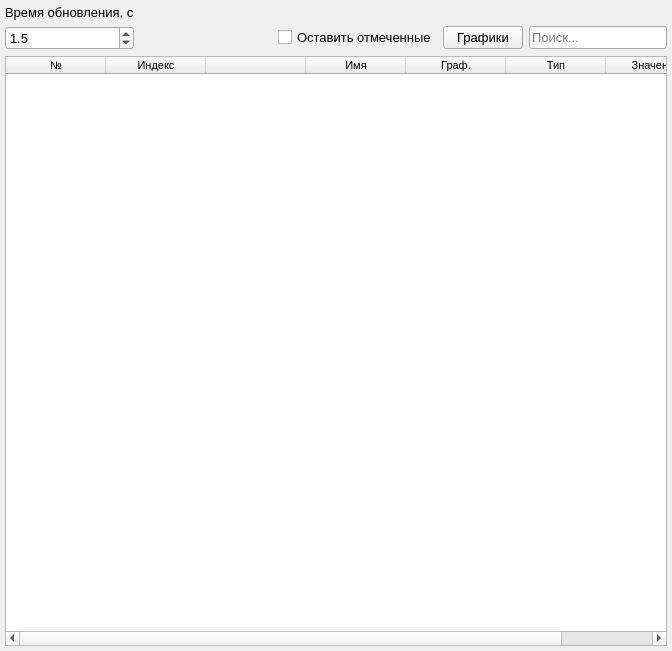
<?xml version="1.0" encoding="UTF-8"?>
<ui version="4.0">
 <class>tstlan_dialog</class>
 <widget class="QDialog" name="tstlan_dialog">
  <property name="geometry">
   <rect>
    <x>0</x>
    <y>0</y>
    <width>672</width>
    <height>651</height>
   </rect>
  </property>
  <property name="font">
   <font>
    <pointsize>10</pointsize>
   </font>
  </property>
  <property name="focusPolicy">
   <enum>Qt::TabFocus</enum>
  </property>
  <property name="windowTitle">
   <string>Tstlan</string>
  </property>
  <layout class="QVBoxLayout" name="verticalLayout">
   <property name="leftMargin">
    <number>5</number>
   </property>
   <property name="topMargin">
    <number>5</number>
   </property>
   <property name="rightMargin">
    <number>5</number>
   </property>
   <property name="bottomMargin">
    <number>5</number>
   </property>
   <item>
    <layout class="QGridLayout" name="gridLayout">
     <item row="1" column="1">
      <spacer name="horizontalSpacer">
       <property name="orientation">
        <enum>Qt::Horizontal</enum>
       </property>
       <property name="sizeHint" stdset="0">
        <size>
         <width>40</width>
         <height>20</height>
        </size>
       </property>
      </spacer>
     </item>
     <item row="1" column="2">
      <widget class="QCheckBox" name="show_marked_checkbox">
       <property name="text">
        <string>Оставить отмеченные</string>
       </property>
      </widget>
     </item>
     <item row="1" column="4">
      <widget class="QLineEdit" name="name_filter_edit">
       <property name="placeholderText">
        <string>Поиск...</string>
       </property>
      </widget>
     </item>
     <item row="1" column="0">
      <widget class="QDoubleSpinBox" name="upadte_time_spinbox">
       <property name="decimals">
        <number>1</number>
       </property>
       <property name="minimum">
        <double>0.100000000000000</double>
       </property>
       <property name="singleStep">
        <double>0.500000000000000</double>
       </property>
       <property name="value">
        <double>1.500000000000000</double>
       </property>
      </widget>
     </item>
     <item row="0" column="0">
      <widget class="QLabel" name="label">
       <property name="text">
        <string>Время обновления, с</string>
       </property>
      </widget>
     </item>
     <item row="1" column="3">
      <widget class="QPushButton" name="graphs_button">
       <property name="text">
        <string>Графики</string>
       </property>
       <property name="autoDefault">
        <bool>false</bool>
       </property>
      </widget>
     </item>
    </layout>
   </item>
   <item>
    <widget class="QTableWidget" name="variables_table">
     <property name="font">
      <font>
       <pointsize>8</pointsize>
      </font>
     </property>
     <property name="sortingEnabled">
      <bool>true</bool>
     </property>
     <attribute name="horizontalHeaderShowSortIndicator" stdset="0">
      <bool>true</bool>
     </attribute>
     <attribute name="horizontalHeaderStretchLastSection">
      <bool>true</bool>
     </attribute>
     <attribute name="verticalHeaderVisible">
      <bool>false</bool>
     </attribute>
     <attribute name="verticalHeaderMinimumSectionSize">
      <number>22</number>
     </attribute>
     <attribute name="verticalHeaderDefaultSectionSize">
      <number>22</number>
     </attribute>
     <column>
      <property name="text">
       <string>№</string>
      </property>
     </column>
     <column>
      <property name="text">
       <string>Индекс</string>
      </property>
     </column>
     <column>
      <property name="text">
       <string/>
      </property>
     </column>
     <column>
      <property name="text">
       <string>Имя</string>
      </property>
     </column>
     <column>
      <property name="text">
       <string>Граф.</string>
      </property>
     </column>
     <column>
      <property name="text">
       <string>Тип</string>
      </property>
     </column>
     <column>
      <property name="text">
       <string>Значение</string>
      </property>
     </column>
    </widget>
   </item>
  </layout>
 </widget>
 <tabstops>
  <tabstop>variables_table</tabstop>
  <tabstop>upadte_time_spinbox</tabstop>
  <tabstop>name_filter_edit</tabstop>
 </tabstops>
 <resources/>
 <connections/>
</ui>
